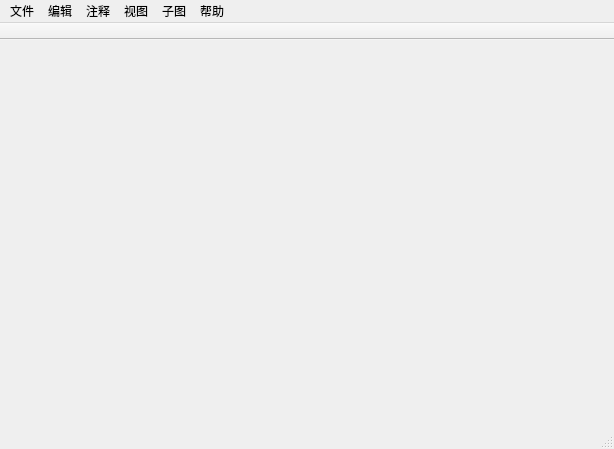
<?xml version="1.0" encoding="UTF-8"?>
<ui version="4.0">
 <class>MainWindow</class>
 <widget class="QMainWindow" name="MainWindow">
  <property name="windowModality">
   <enum>Qt::NonModal</enum>
  </property>
  <property name="geometry">
   <rect>
    <x>0</x>
    <y>0</y>
    <width>614</width>
    <height>449</height>
   </rect>
  </property>
  <property name="windowTitle">
   <string>绘图</string>
  </property>
  <property name="windowIcon">
   <iconset>
    <normaloff>../icons/Icon.ico</normaloff>../icons/Icon.ico</iconset>
  </property>
  <widget class="QWidget" name="centralwidget">
   <layout class="QGridLayout" name="gridLayout">
    <property name="leftMargin">
     <number>0</number>
    </property>
    <property name="topMargin">
     <number>0</number>
    </property>
    <property name="rightMargin">
     <number>0</number>
    </property>
    <property name="bottomMargin">
     <number>0</number>
    </property>
   </layout>
  </widget>
  <widget class="QMenuBar" name="menuBar">
   <property name="geometry">
    <rect>
     <x>0</x>
     <y>0</y>
     <width>614</width>
     <height>23</height>
    </rect>
   </property>
   <widget class="QMenu" name="menuFile">
    <property name="styleSheet">
     <string notr="true"/>
    </property>
    <property name="title">
     <string>文件</string>
    </property>
    <addaction name="action_load_figure"/>
    <addaction name="separator"/>
    <addaction name="action_save_figure"/>
    <addaction name="action_save_image"/>
    <addaction name="action_close"/>
   </widget>
   <widget class="QMenu" name="menu">
    <property name="title">
     <string>子图</string>
    </property>
   </widget>
   <widget class="QMenu" name="menu_2">
    <property name="title">
     <string>帮助</string>
    </property>
    <addaction name="action_help"/>
    <addaction name="action_color_table"/>
    <addaction name="action_matplotlib"/>
   </widget>
   <widget class="QMenu" name="menu_annotation">
    <property name="styleSheet">
     <string notr="true"/>
    </property>
    <property name="title">
     <string>注释</string>
    </property>
    <addaction name="action_text"/>
    <addaction name="action_annotation"/>
    <addaction name="action_rectangle"/>
    <addaction name="action_oval"/>
    <addaction name="action_arrow"/>
    <addaction name="action_image"/>
   </widget>
   <widget class="QMenu" name="menu_6">
    <property name="styleSheet">
     <string notr="true"/>
    </property>
    <property name="title">
     <string>视图</string>
    </property>
    <addaction name="action_main_view"/>
    <addaction name="action_left_view"/>
    <addaction name="action_right_view"/>
    <addaction name="action_bottom_view"/>
    <addaction name="action_top_view"/>
    <addaction name="action_back_view"/>
    <addaction name="action45_45_view"/>
    <addaction name="action45_m45_view"/>
    <addaction name="action_m45_45_view"/>
    <addaction name="action_m45_m45_view"/>
    <addaction name="action_arbitrary_view"/>
    <addaction name="separator"/>
    <addaction name="action_show_toolbar"/>
    <addaction name="action_show_menubar"/>
    <addaction name="action_zoom"/>
    <addaction name="action_pan"/>
    <addaction name="action_rotate"/>
   </widget>
   <widget class="QMenu" name="menu_edit">
    <property name="title">
     <string>编辑</string>
    </property>
    <addaction name="action_default_setting"/>
    <addaction name="separator"/>
    <addaction name="action_copy_figure_to_clipboard"/>
    <addaction name="separator"/>
    <addaction name="action_axis_edit"/>
    <addaction name="action_space"/>
    <addaction name="action_title_edit"/>
    <addaction name="separator"/>
    <addaction name="action_home"/>
    <addaction name="action_back"/>
    <addaction name="action_front"/>
    <addaction name="separator"/>
    <addaction name="action_legend"/>
    <addaction name="action_colorbar"/>
   </widget>
   <addaction name="menuFile"/>
   <addaction name="menu_edit"/>
   <addaction name="menu_annotation"/>
   <addaction name="menu_6"/>
   <addaction name="menu"/>
   <addaction name="menu_2"/>
  </widget>
  <widget class="QToolBar" name="toolBar">
   <property name="sizePolicy">
    <sizepolicy hsizetype="Preferred" vsizetype="Fixed">
     <horstretch>0</horstretch>
     <verstretch>0</verstretch>
    </sizepolicy>
   </property>
   <property name="minimumSize">
    <size>
     <width>0</width>
     <height>0</height>
    </size>
   </property>
   <property name="maximumSize">
    <size>
     <width>16777215</width>
     <height>22</height>
    </size>
   </property>
   <property name="windowTitle">
    <string>toolBar</string>
   </property>
   <property name="styleSheet">
    <string notr="true"/>
   </property>
   <property name="movable">
    <bool>false</bool>
   </property>
   <property name="orientation">
    <enum>Qt::Horizontal</enum>
   </property>
   <property name="iconSize">
    <size>
     <width>30</width>
     <height>30</height>
    </size>
   </property>
   <property name="floatable">
    <bool>true</bool>
   </property>
   <attribute name="toolBarArea">
    <enum>TopToolBarArea</enum>
   </attribute>
   <attribute name="toolBarBreak">
    <bool>false</bool>
   </attribute>
  </widget>
  <widget class="QStatusBar" name="statusBar"/>
  <action name="actionX_X">
   <property name="text">
    <string>X 标签(X)</string>
   </property>
  </action>
  <action name="actionNew">
   <property name="text">
    <string>New</string>
   </property>
  </action>
  <action name="action_load_figure">
   <property name="text">
    <string>导入figure对象</string>
   </property>
  </action>
  <action name="actionClose">
   <property name="text">
    <string>关闭</string>
   </property>
  </action>
  <action name="action_save_image">
   <property name="text">
    <string>保存图片</string>
   </property>
  </action>
  <action name="actionSave_as">
   <property name="text">
    <string>保存为figure对象</string>
   </property>
  </action>
  <action name="action_save_figure">
   <property name="text">
    <string>保存figure对象</string>
   </property>
  </action>
  <action name="action_export_settings">
   <property name="text">
    <string>导出配置文件</string>
   </property>
  </action>
  <action name="action_import_settings">
   <property name="text">
    <string>导入配置文件</string>
   </property>
  </action>
  <action name="action_print">
   <property name="text">
    <string>打印</string>
   </property>
  </action>
  <action name="actionscience">
   <property name="text">
    <string>science</string>
   </property>
  </action>
  <action name="actionieee">
   <property name="text">
    <string>ieee</string>
   </property>
  </action>
  <action name="action_text">
   <property name="checkable">
    <bool>true</bool>
   </property>
   <property name="text">
    <string>文字</string>
   </property>
  </action>
  <action name="action_annotation">
   <property name="checkable">
    <bool>true</bool>
   </property>
   <property name="text">
    <string>坐标</string>
   </property>
  </action>
  <action name="action_rectangle">
   <property name="checkable">
    <bool>true</bool>
   </property>
   <property name="text">
    <string>矩形</string>
   </property>
  </action>
  <action name="action_oval">
   <property name="checkable">
    <bool>true</bool>
   </property>
   <property name="text">
    <string>椭圆</string>
   </property>
  </action>
  <action name="action_arrow">
   <property name="checkable">
    <bool>true</bool>
   </property>
   <property name="text">
    <string>箭头</string>
   </property>
  </action>
  <action name="action_main_view">
   <property name="text">
    <string>正视图</string>
   </property>
  </action>
  <action name="action_left_view">
   <property name="text">
    <string>左视图</string>
   </property>
  </action>
  <action name="action_right_view">
   <property name="text">
    <string>右视图</string>
   </property>
  </action>
  <action name="action_bottom_view">
   <property name="text">
    <string>俯视图</string>
   </property>
  </action>
  <action name="action_top_view">
   <property name="text">
    <string>仰视图</string>
   </property>
  </action>
  <action name="action_back_view">
   <property name="text">
    <string>背视图 </string>
   </property>
  </action>
  <action name="action45_45_view">
   <property name="text">
    <string>45°/45°侧视图</string>
   </property>
  </action>
  <action name="action45_m45_view">
   <property name="text">
    <string>45°/-45°侧视图</string>
   </property>
  </action>
  <action name="action_m45_45_view">
   <property name="text">
    <string>-45°/45°侧视图</string>
   </property>
  </action>
  <action name="action_m45_m45_view">
   <property name="text">
    <string>-45°/-45°侧视图</string>
   </property>
  </action>
  <action name="action_arbitrary_view">
   <property name="text">
    <string>任意视图</string>
   </property>
  </action>
  <action name="action_close">
   <property name="text">
    <string>关闭</string>
   </property>
  </action>
  <action name="action_axis">
   <property name="text">
    <string>坐标轴</string>
   </property>
  </action>
  <action name="action_zh_cn">
   <property name="checkable">
    <bool>false</bool>
   </property>
   <property name="text">
    <string>中文</string>
   </property>
   <property name="iconText">
    <string>中文</string>
   </property>
   <property name="shortcutContext">
    <enum>Qt::WidgetWithChildrenShortcut</enum>
   </property>
   <property name="iconVisibleInMenu">
    <bool>true</bool>
   </property>
  </action>
  <action name="action_english">
   <property name="text">
    <string>English</string>
   </property>
  </action>
  <action name="action_copy_figure_to_clipboard">
   <property name="text">
    <string>复制到剪贴板</string>
   </property>
  </action>
  <action name="action_legend_draggable">
   <property name="text">
    <string>图例可拖拽</string>
   </property>
  </action>
  <action name="action_move_text">
   <property name="checkable">
    <bool>true</bool>
   </property>
   <property name="text">
    <string>移动文字</string>
   </property>
  </action>
  <action name="action_move_annotation">
   <property name="checkable">
    <bool>true</bool>
   </property>
   <property name="text">
    <string>移动坐标</string>
   </property>
  </action>
  <action name="action_move_rectangle">
   <property name="checkable">
    <bool>true</bool>
   </property>
   <property name="text">
    <string>移动矩形</string>
   </property>
  </action>
  <action name="action_move_oval">
   <property name="checkable">
    <bool>true</bool>
   </property>
   <property name="text">
    <string>移动椭圆</string>
   </property>
  </action>
  <action name="action_move_arrow">
   <property name="checkable">
    <bool>true</bool>
   </property>
   <property name="text">
    <string>移动箭头</string>
   </property>
  </action>
  <action name="action_axis_edit">
   <property name="text">
    <string>调整坐标轴</string>
   </property>
  </action>
  <action name="action_title_edit">
   <property name="text">
    <string>设置标题</string>
   </property>
  </action>
  <action name="action_legend_edit">
   <property name="text">
    <string>修改图例</string>
   </property>
  </action>
  <action name="action_grid_edit">
   <property name="text">
    <string>添加网格</string>
   </property>
  </action>
  <action name="action_show_toolbar">
   <property name="text">
    <string>显示/隐藏工具栏</string>
   </property>
  </action>
  <action name="action_help">
   <property name="text">
    <string>在线文档</string>
   </property>
  </action>
  <action name="action">
   <property name="text">
    <string>禁用右键功能</string>
   </property>
  </action>
  <action name="action_show_menubar">
   <property name="text">
    <string>显示/隐藏菜单栏</string>
   </property>
  </action>
  <action name="action_tab">
   <property name="text">
    <string>隐藏tab页</string>
   </property>
  </action>
  <action name="action_line">
   <property name="checkable">
    <bool>true</bool>
   </property>
   <property name="text">
    <string>直线</string>
   </property>
  </action>
  <action name="action_matplotlib">
   <property name="text">
    <string>matplotlib官网</string>
   </property>
  </action>
  <action name="action_polygon">
   <property name="checkable">
    <bool>true</bool>
   </property>
   <property name="text">
    <string>多边形</string>
   </property>
  </action>
  <action name="action_image">
   <property name="checkable">
    <bool>true</bool>
   </property>
   <property name="text">
    <string>图片</string>
   </property>
  </action>
  <action name="action_5">
   <property name="text">
    <string>添加/移动圆</string>
   </property>
  </action>
  <action name="action_default_setting">
   <property name="text">
    <string>更改默认设置</string>
   </property>
  </action>
  <action name="action_color_table">
   <property name="text">
    <string>常用色彩表</string>
   </property>
  </action>
  <action name="action_code">
   <property name="text">
    <string>示例代码</string>
   </property>
  </action>
  <action name="action_space">
   <property name="text">
    <string>调整间隔</string>
   </property>
  </action>
  <action name="action_home">
   <property name="checkable">
    <bool>false</bool>
   </property>
   <property name="text">
    <string>回到最初</string>
   </property>
  </action>
  <action name="action_front">
   <property name="checkable">
    <bool>false</bool>
   </property>
   <property name="text">
    <string>恢复</string>
   </property>
  </action>
  <action name="action_back">
   <property name="checkable">
    <bool>false</bool>
   </property>
   <property name="text">
    <string>撤销</string>
   </property>
  </action>
  <action name="action_zoom">
   <property name="checkable">
    <bool>true</bool>
   </property>
   <property name="text">
    <string>缩放</string>
   </property>
  </action>
  <action name="action_pan">
   <property name="checkable">
    <bool>true</bool>
   </property>
   <property name="text">
    <string>移动</string>
   </property>
  </action>
  <action name="action_rotate">
   <property name="checkable">
    <bool>true</bool>
   </property>
   <property name="text">
    <string>旋转</string>
   </property>
  </action>
  <action name="action_legend">
   <property name="text">
    <string>显示/隐藏图例</string>
   </property>
  </action>
  <action name="action_colorbar">
   <property name="text">
    <string>添加颜色条</string>
   </property>
  </action>
 </widget>
 <resources/>
 <connections/>
</ui>
